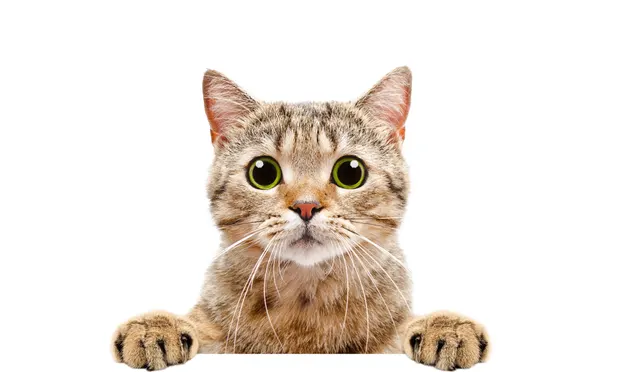
#> input picture images/01_cat.webp, 620 x 372 px, found by its file name
$ python cat_face.py
#> lines starting #> are read from the running program, lines starting #| are printed output that depends on the picture; after the words box and inside, x2 and y2 are one past the last pixel; in counts of white or black regions, pixels touching at a corner belong together
import cv2 as cv
print("OpenCV version:", cv.__version__)
cascade = cv.CascadeClassifier('Python/07_open_cv/cat_face_extended.xml')
img = cv.imread("images/01_cat.webp")
#> img is the input picture: shape (372, 620, 3); mean B, G, R 219.7, 227.3, 235.5
img_gray = cv.cvtColor(img, cv.COLOR_BGR2GRAY)
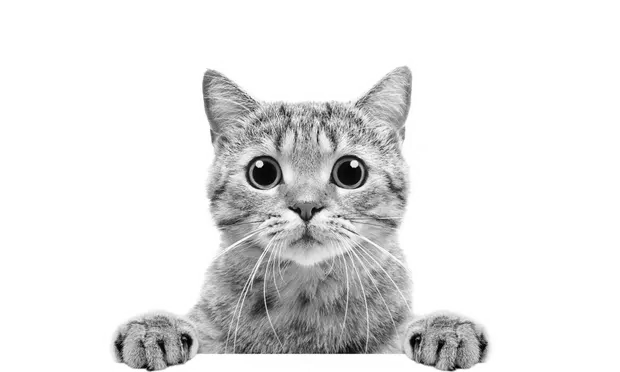
#> img_gray: shape (372, 620); min 0, max 255, mean 228.9
cats = cascade.detectMultiScale(img_gray, scaleFactor=1.1, minNeighbors=4)
#> cats = [[277, 186, 59, 59], [215, 97, 180, 180]]
print(f"{len(cats)} cat face{''if len(cats) == 1 else 's'} detected")
#| 2 cat faces detected
for (x, y, w, h) in cats:
    cv.rectangle(img, pt1=(x, y), pt2=(x+w, y+h),
                 color=(255, 255, 0), thickness=2)
#> this loop made 2 passes
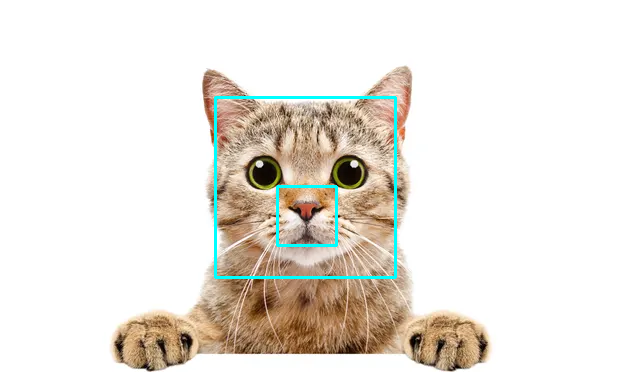
#> img: shape (372, 620, 3); 1.24% of pixels changed, all inside (x1, y1, x2, y2) = (214, 96, 397, 279)

$ run again, with images/02_cat.jpg saved as images/01_cat.webp
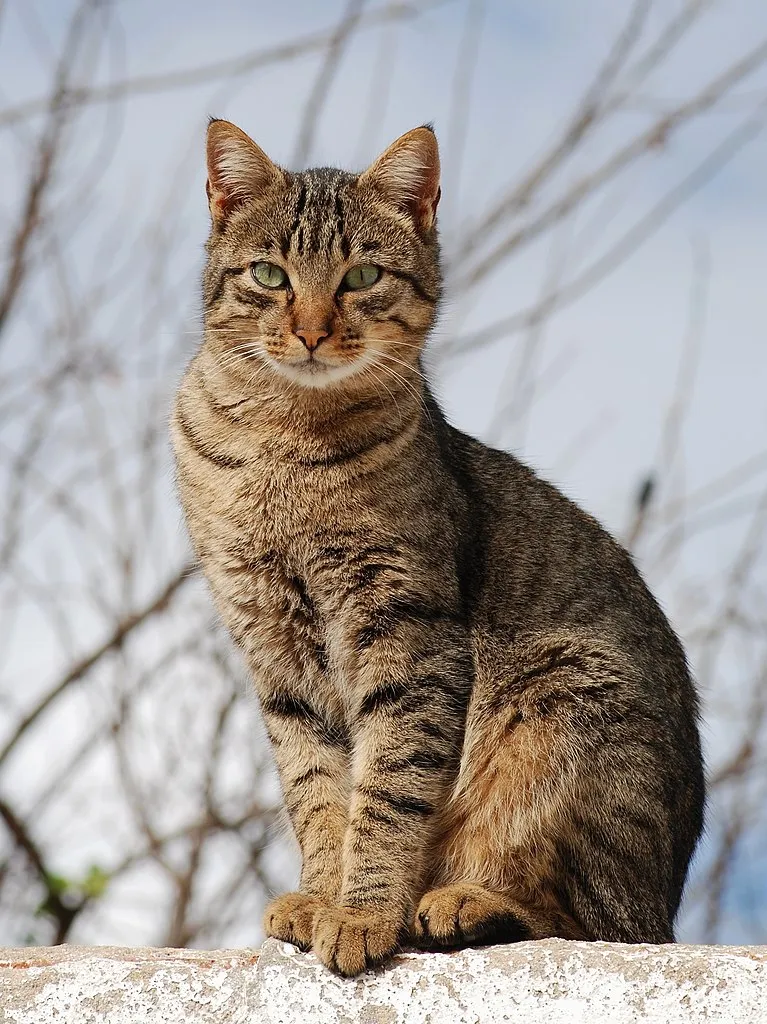
#> input picture images/02_cat.jpg, 767 x 1024 px, found by its file name
#> img is the input picture: shape (1024, 767, 3); mean B, G, R 150.4, 155, 161.7
#> `img_gray = cv.cvtColor(img, cv.COLOR_BGR2GRAY)`:
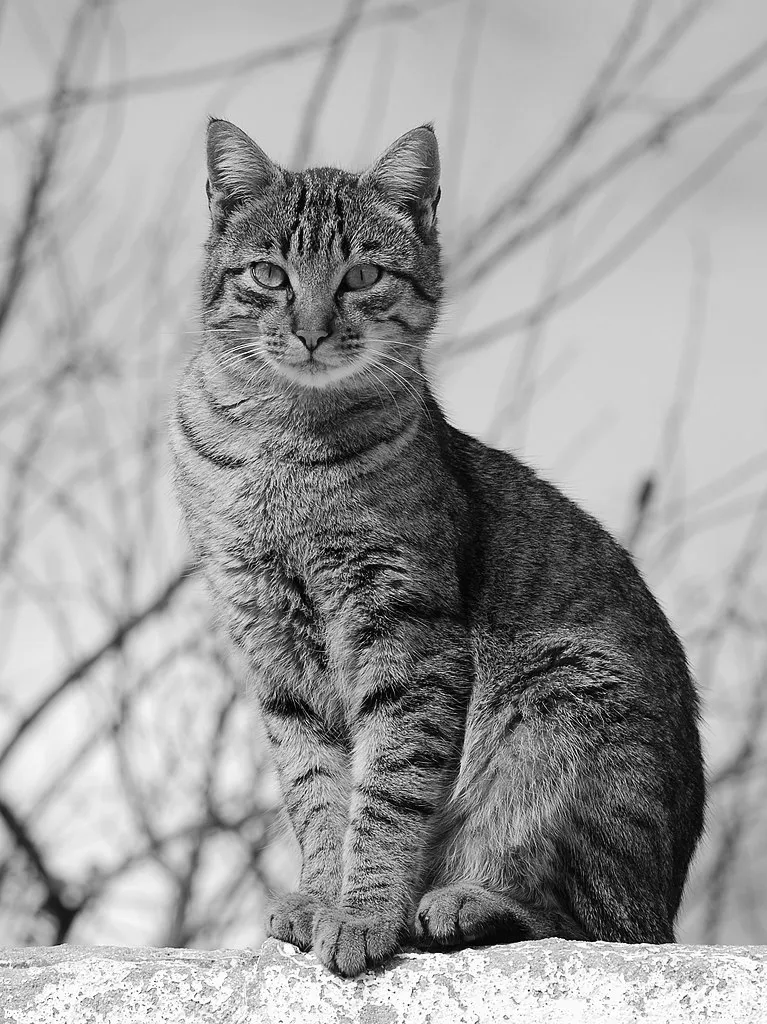
#> img_gray: shape (1024, 767); min 0, max 255, mean 156.5
#> cats = [[285, 317, 51, 51]]
#| 1 cat face detected
#> the loop `for (x, y, w, h) in cats:` made 1 pass
#> after the loop `for (x, y, w, h) in cats:`:
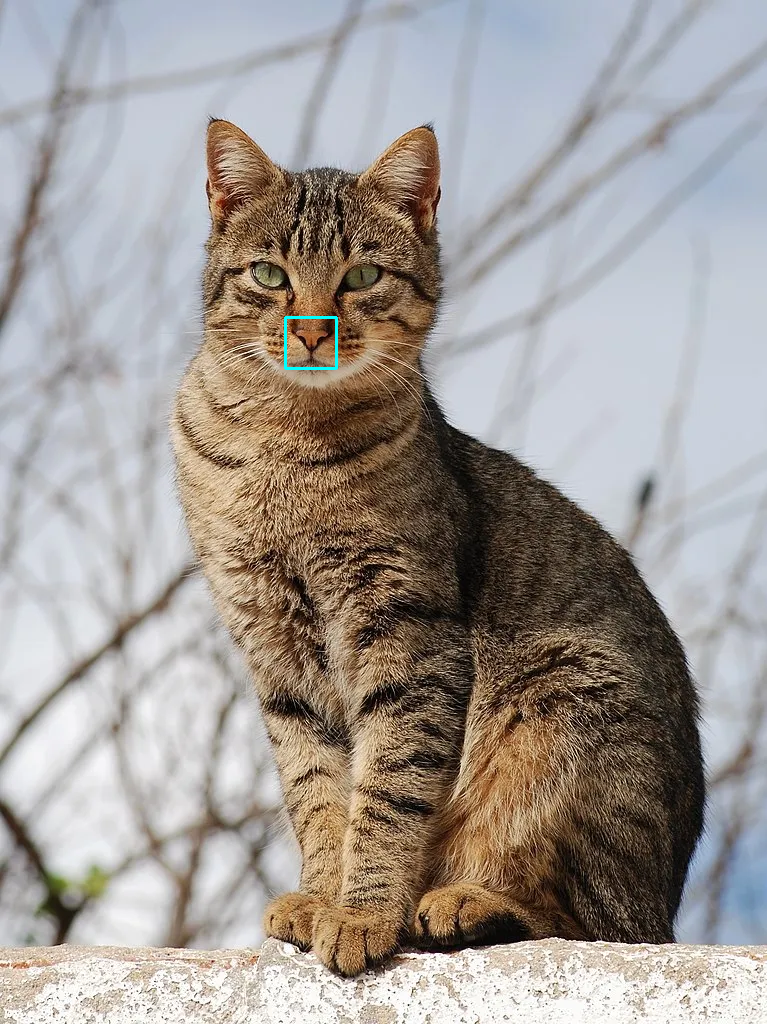
#> img: shape (1024, 767, 3); 0.08% of pixels changed, all inside (x1, y1, x2, y2) = (284, 316, 338, 370)
